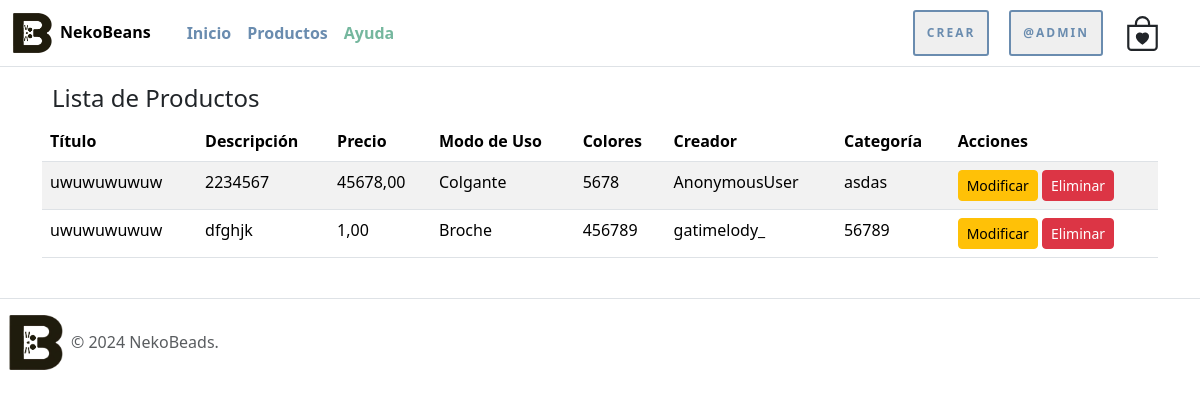
Page /listar-productos/ (signed in) on the earlier database version.
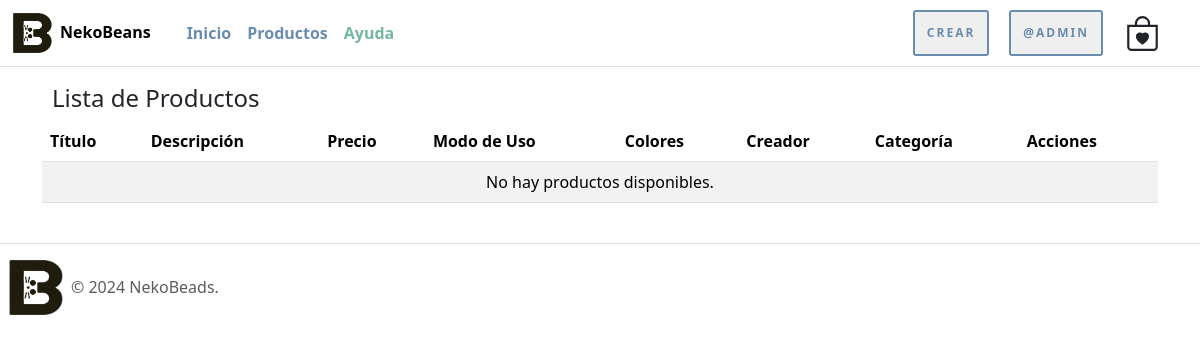
Same page on the later database version.
### nekoBeansWeb/models.py (models this page shows, shortened)
class Producto(models.Model):
    titulo = models.CharField(max_length=20)
    descripcion = models.CharField(max_length=100)
    precio = models.DecimalField(max_digits=10, decimal_places=2)
    tipo_modo_uso = models.IntegerField(choices=tipo_uso, default=1)
    colores = models.CharField(max_length=200)
    creador = models.CharField(max_length=20)
    categoria = models.CharField(max_length=20)
    imagen = models.ImageField(upload_to="productos", null=True)
    @property
    def nombre_modo_uso(self):
        return dict(tipo_uso).get(self.tipo_modo_uso, "Desconocido")

### nekoBeansWeb/views.py (the view)
# urls.py: path('listar-productos/', listar_productos, name='listar_productos'),
@permission_required('nekoBeansWeb.view_producto')
def listar_productos(request):
    productos = Producto.objects.all()
    data = {
        'productos': productos
    }
    return render(request, 'nekoBeansWeb/producto/listar.html', data)

### nekoBeansWeb/templates/nekoBeansWeb/producto/listar.html (shortened to what this page needs)
{% extends 'nekoBeansWeb/narvar_footer.html' %}
{% load static %}
{% block contenido %}
<div class="container mt-4">
    <div class="row">
        <div class="col-md-12">
            <h4 class="espacio-titulos">Lista de Productos</h4>
            <div class="table-responsive">
                <table class="table table-hover table-striped">
                    <thead class="thead-dark">
                        <tr>
                            <th scope="col">Título</th>
                            <th scope="col">Descripción</th>
                            <th scope="col">Precio</th>
                            <th scope="col">Modo de Uso</th>
                            <th scope="col">Colores</th>
                            <th scope="col">Creador</th>
                            <th scope="col">Categoría</th>
                            <th scope="col">Acciones</th>
                        </tr>
                    </thead>
                    <tbody>
                        {% for producto in productos %}
                            <tr>
                                <td>{{ producto.titulo }}</td>
                                <td>{{ producto.descripcion }}</td>
                                <td>{{ producto.precio }}</td>
                                <td>{{ producto.nombre_modo_uso }}</td>
                                <td>{{ producto.colores }}</td>
                                <td>{{ producto.creador }}</td>
                                <td>{{ producto.categoria }}</td>
                                <td>
                                    <a href="{% url 'modificar_producto' producto.id %}" class="btn btn-sm btn-warning">Modificar</a>
                                    <a href="{% url 'eliminar_producto' producto.id %}" class="btn btn-sm btn-danger"onclick="return confirm('¿Estás seguro de que deseas eliminar esta producto?')">Eliminar</a>
                                </td>
                            </tr>
                        {% empty %}
                            <tr>
                                <td colspan="8" class="text-center">No hay productos disponibles.</td>
                            </tr>
                        {% endfor %}
                    </tbody>
                </table>
            </div>
        </div>
    </div>
</div>
{% endblock %}

Differences in the rows shown:
removed Producto: titulo "uwuwuwuwuw", descripcion "2234567", precio "45678,00", nombre_modo_uso "Colgante", colores "5678", creador "AnonymousUser", categoria "asdas"
removed Producto: titulo "uwuwuwuwuw", descripcion "dfghjk", precio "1,00", nombre_modo_uso "Broche", colores "456789", creador "gatimelody_", categoria "56789"
Other differences:
text now shown: "No hay productos disponibles."
